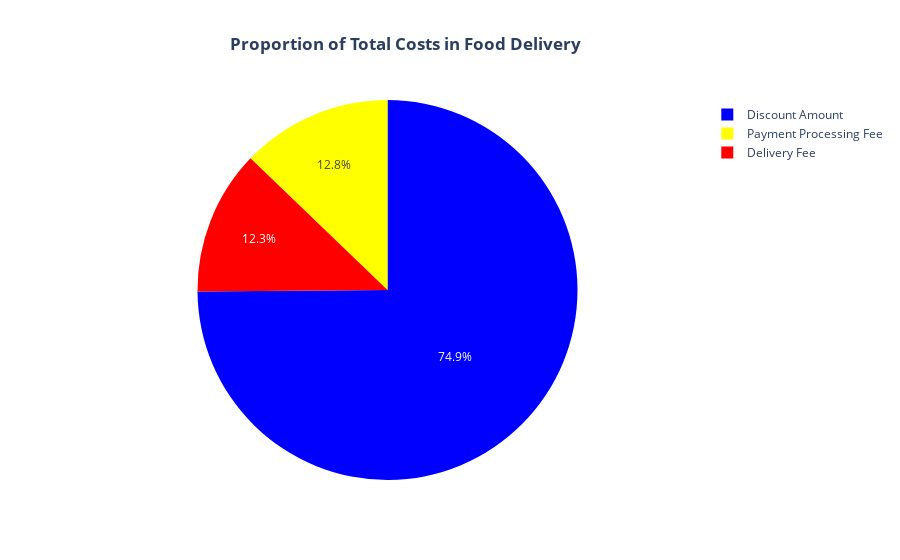

The code cell stored with this chart in its notebook:
### Markdown cell above
#### Next, let's examine the proportion of total costs:

### Code cell
# Calculate total costs breakdown
costs_breakdown = data[['Delivery Fee', 'Payment Processing Fee', 'Discount Amount']].sum()

# Create pie chart
fig = go.Figure(data=[go.Pie(labels=costs_breakdown.index, values=costs_breakdown.values, 
                             textinfo='percent',
                             marker=dict(colors=['red', 'yellow', 'blue']))])

# Update layout
fig.update_layout(title='<b>Proportion of Total Costs in Food Delivery</b>', 
                  title_x=0.45,  # Title centered horizontally
                  showlegend=True)

# Show the plot
fig.show()

### Figure 1 — Plotly figure (JSON) as saved in the notebook; plotly's stock layout.template omitted (floating-point values rounded to 4 significant figures)
{"data": [{"labels": ["Delivery Fee", "Payment Processing Fee", "Discount Amount"], "marker": {"colors": ["red", "yellow", "blue"]}, "textinfo": "percent", "type": "pie", "values": [28620, 29832, 174300.0]}], "layout": {"showlegend": true, "title": {"text": "<b>Proportion of Total Costs in Food Delivery</b>", "x": 0.45}}}
